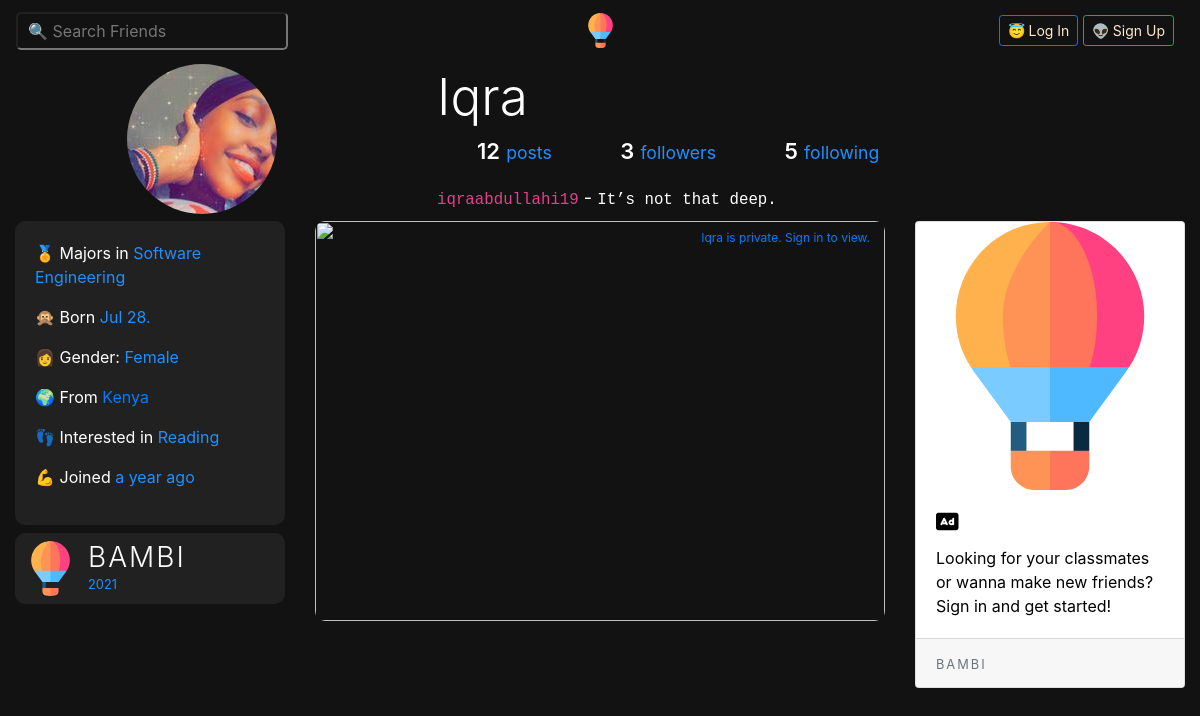
Page /user/iqra on the earlier database version.
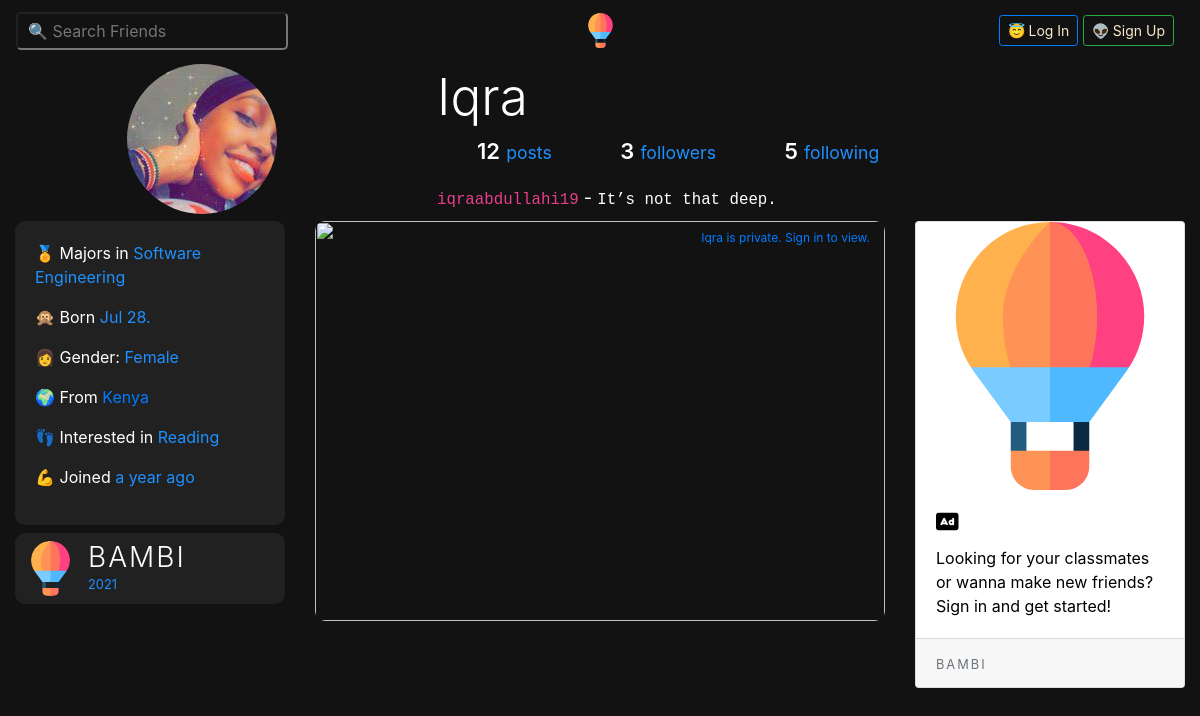
Same page on the later database version.
### bambiv3/models.py (models this page shows, shortened)
class User(db.Model, UserMixin):
	id = db.Column(db.Integer, primary_key=True)
	username = db.Column(db.String(20), unique=True, nullable=False)
	email = db.Column(db.String(120), unique=True, nullable=False)
	image_file = db.Column(db.String(20), nullable=False, default='default.jpg')
	password = db.Column(db.String(60), nullable=False)
	last_seen = db.Column(db.DateTime, default=datetime.utcnow)
	date_joined = db.Column(db.DateTime, nullable=False, default=datetime.utcnow)
	department = db.Column(db.String(20), nullable=False)
	student_number = db.Column(db.Integer(), unique=True, nullable=False)
	age = db.Column(db.DateTime, nullable=False)
	gender = db.Column(db.String(20), nullable=False)
	country = db.Column(db.String(20), nullable=False)
	hobby = db.Column(db.String(20), nullable=False)
	bio = db.Column(db.String(120), nullable=True)
	private = db.Column(db.Boolean, default=False, nullable=False)
	single = db.Column(db.Boolean, default=False, nullable=False)
	snapchat = db.Column(db.String(20),default=False, nullable=False)
	instagram = db.Column(db.String(20),default=False, nullable=False)
	posts = db.relationship('Post', backref='author', lazy=True, cascade="all, delete-orphan")
	products = db.relationship('Product', backref='author', lazy=True, cascade="all, delete-orphan")
	comments = db.relationship("Comment", backref="author", lazy="dynamic", cascade="all, delete-orphan")
	followed = db.relationship(
		'User', secondary=followers,
		primaryjoin=(followers.c.follower_id == id),
		secondaryjoin=(followers.c.followed_id == id),
		backref=db.backref('followers', lazy='dynamic'), lazy='dynamic')
	messages_sent = db.relationship('Message',
									foreign_keys='Message.sender_id',
									backref='author', lazy='dynamic', cascade="all, delete-orphan")
	messages_received = db.relationship('Message',
										foreign_keys='Message.recipient_id',
										backref='recipient', lazy='dynamic', cascade="all, delete-orphan")
	last_message_read_time = db.Column(db.DateTime)
	def birthday(self):
		if self.age.month == datetime.today().month:
			if self.age.day == datetime.today().day:
				return True

### bambiv3/routes.py (the view, shortened to what this page needs)
@app.route("/user/<string:username>", methods=['GET', 'POST'])
def user_posts(username):
	username = username.lower()
	page = request.args.get('page', 1, type=int)
	user = User.query.filter_by(username=username).first_or_404()
	posts = Post.query.filter_by(author=user).order_by(Post.date_posted.desc()).paginate(page=page, per_page=10)
	post_images = Post.query.order_by(Post.date_posted.desc())
	return render_template('user_posts.html', posts=posts, post_images=post_images, user=user, title=user.username.title())

### bambiv3/routes.py (called while the page is built)
@app.before_request
def before_request():
	if current_user.is_authenticated:
		current_user.last_seen = datetime.utcnow()
		db.session.commit()

### bambiv3/templates/user_posts.html (shortened to what the changed rows need)
{% extends "layout.html" %}
{% block content %}
<div class="container-fluid">
  <section style="padding-top: 5px;">
    <div class="profile">
      <div class="profile-image">
        <img src="{{ url_for('static', filename='profile_pics/' + user.image_file) }}" alt="" class="profile-thumbnail" style="width:150px;height:150px;">
      </div>
      <div class="profile-user-settings" style="display:flex;">
        <h2 class="profile-user-name">{{user.username.title()}}
        </h2>
      </div>
      <div class="profile-bio">
        <p class="mb-2" style="font-size:18px;"><small class="profile-real-name" style="font-size:18px;font-weight:400">
          {% if user.username == "harun" %}
          <code>{{user.email.split("@")[0] | lower}}</code>☁</small> - <code style="color:#fff;">making obnoxious life decisions since '00.</code>
          <!--<br>
          <code>
            <a class="badge badge-warning" style="color:#000;">💦Founder, Bambi</a>
            <a class="badge badge-primary" style="color:#000;">💻code</a>
            <a class="badge badge-danger" style="color:#000;">🚊travel</a>
            <a class="badge badge-success" style="color:#000;">🎱billiards</a>
            <a class="badge badge-info" style="color:#000;">⚽football</a>
          </code>-->
        </p>
          {%else%}
            {% if user.bio %}
            <code>{{user.email.split("@")[0] | lower}}</code></small> - <code style="color:#fff;">{{user.bio | safe}}</code></p>
            {%endif%}
          {%endif%}
      </div>
    </div>
</section>
  <div class="row">
    <div class="col-lg-3">
    <div class="about mb-2" style="color:#fff;background:#212121;border-radius:10px;">
    <div class="card-body">
      <p> 🏅 Majors in <span>{{user.department}}</span></p>
      <p> 🙊 Born
        <span>
          {% if current_user.is_authenticated %}
            {{user.age.strftime('%a, %b %d %Y.')}}
          {% else %}
            {{user.age.strftime(' %b %d. ')}}
          {% endif %}
        </span></p>
      <p> {% if user.gender == 'male' %} 👨 {% else %}👩 {% endif %} Gender: <span>{{user.gender.title()}}</span></p>
      <p> 🌍 From <a href="https://www.google.com/maps?q={{user.country.title()}}" target="_blank">{{user.country.title()}}</a></p>
      <p> 👣 Interested in <span>{{user.hobby}}</span></p>
      <p> 💪 Joined <span>{{ moment(user.date_joined).fromNow() }}</span></p>
    </div>
  </div>
</div>
    <div id="posts" class="col-lg-6">
      {% if not current_user.is_authenticated and user.private %}
        <a href="{{ url_for('follow', username=user.username) }}" style="font-size:12px;text-decoration:none;position:absolute;top:8px;right:30px;">{{user.username.title()}} is private. Sign in to view.</a>
        <img src="https://cdn.dribbble.com/users/1377569/screenshots/5900387/eye.gif" class="img-fluid mx-auto d-block" style="margin-bottom:50px;height:400px;width:100%;border-radius:10px;">
      {% endif %}
</div>
      </div>
{% endblock content %}

Differences in the rows shown:
changed User "Iqra": image_file: a different picture
